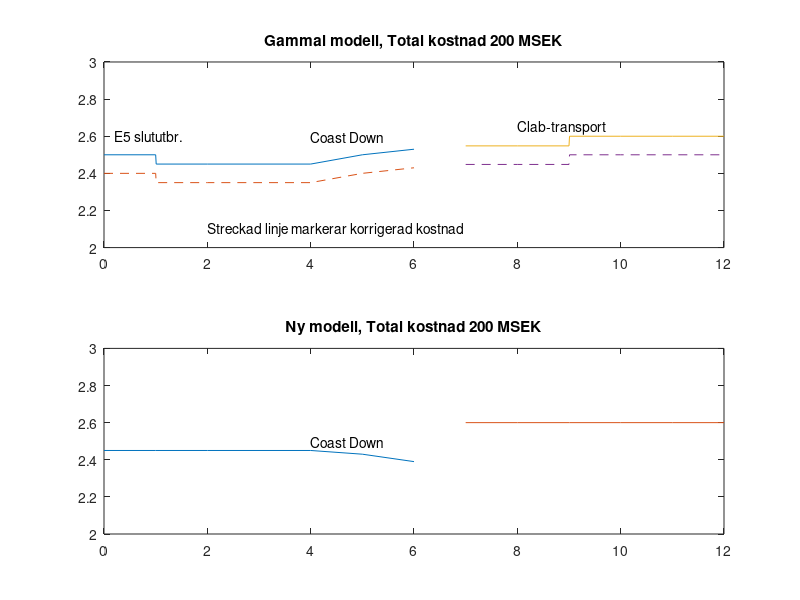

This chart was generated by the following MATLAB code: (Note: this script raises an error after producing the figure.)
%@(#)   ekopedagog.m 1.2	 94/02/08     12:31:25
%
subplot(211)
x1=[0 1 1.01 2:6]';
y1=[2.50 2.50 2.45 2.45 2.45 2.45 2.50 2.53]';
x2=[7:9 9.01 10 11 12]';
y2=1.04*[2.45 2.45 2.45 2.5 2.5 2.50 2.50];
delta=.1;
hold off
plot(x1,y1);
hold on
plot(x1,y1-delta,'--');
plot(x2,y2);
plot(x2,y2-delta,'--');
axis([0 12 2 3]);
text(.2,2.6,'E5 slututbr.');
text(4,2.6,'Coast Down');
text(2,2.1,'Streckad linje markerar korrigerad kostnad');
text(8,2.65,'Clab-transport');
title('Gammal modell, Total kostnad 200 MSEK');
subplot(212)
x1=(0:6)';
y1=[2.45 2.45 2.45 2.45 2.45 2.43 2.39]';
x2=[7:9 9.01 10 11 12]';
y2=1.04*[2.50 2.50 2.50 2.5 2.5 2.50 2.50];
hold off
plot(x1,y1);
hold on
plot(x2,y2);
text(4,2.5,'Coast Down');
axis([0 12 2 3]);
title('Ny modell, Total kostnad 200 MSEK');
set(gcf,'papertype','A4');
set(gcf,'paperpos',[0.25 .5 7.75 11]);
